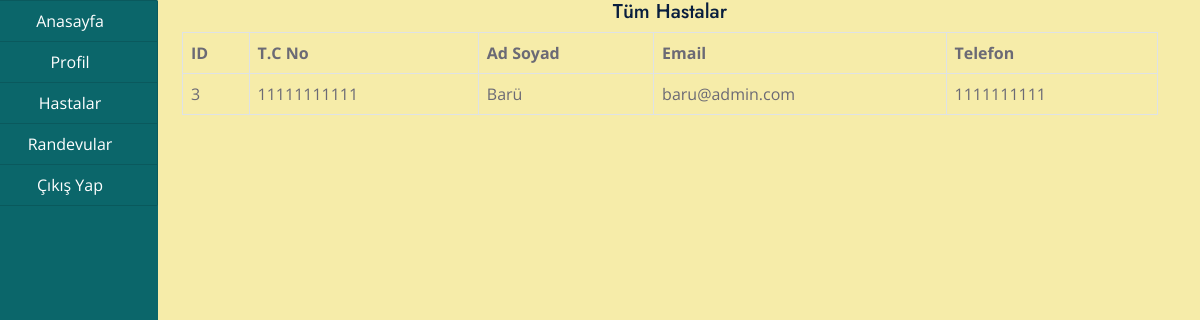
/hastane/hastalar.php (signed in), run on the app's committed database.
### tables this page shows
CREATE TABLE `kullanici_hasta` (
  `id` int(11) NOT NULL,
  `kullanici_tcno` varchar(11) NOT NULL,
  `kullanici_ad_soyad` varchar(100) NOT NULL,
  `kullanici_sifre` varchar(100) NOT NULL,
  `kullanici_dogum` date NOT NULL,
  `kullanici_email` varchar(100) NOT NULL,
  `kullanici_tel` varchar(10) NOT NULL
);

### hastane/hastalar.php (the view, shortened to what this page needs)
<?php
include ("../baglanti.php");
?>
<!DOCTYPE html>
<html lang="tr">
<head>
    <link href="https://cdnjs.cloudflare.com/ajax/libs/font-awesome/5.10.0/css/all.min.css" rel="stylesheet">
    <link href="https://cdn.jsdelivr.net/npm/bootstrap-icons@1.4.1/font/bootstrap-icons.css" rel="stylesheet">
    <link href="../assets/lib/owlcarousel/assets/owl.carousel.min.css" rel="stylesheet">
    <link href="../assets/lib/animate/animate.min.css" rel="stylesheet">
    <link href="../assets/lib/tempusdominus/css/tempusdominus-bootstrap-4.min.css" rel="stylesheet" />
    <link href="../assets/lib/twentytwenty/twentytwenty.css" rel="stylesheet" />
    <link href="../assets/css/bootstrap.min.css" rel="stylesheet">
    <link href="../assets/css/style.css" rel="stylesheet">
</head>
<body>
<div class="container-fluid">
    <div class="col-md-12">
        <div class="row">
            <div class="col-md-2" style="margin-left: -30px;">
                <?php include("menu.php"); ?>
            </div>
            <div class="col-md-10">
                <h5 class="text-center">Tüm Hastalar</h5>
                <?php
                $hasta_sorgula = "SELECT * FROM kullanici_hasta";
                $hasta_sorgula_sonuc = mysqli_query($baglanti, $hasta_sorgula);
                echo "<table class='table table-bordered'>
                <tr>
                    <th>ID</th>
                    <th>T.C No</th>
                    <th>Ad Soyad</th>
                    <th>Email</th>
                    <th>Telefon</th>
                </tr>";
                if (mysqli_num_rows($hasta_sorgula_sonuc) < 1) {
                    echo "
                    <tr>
                        <td colspan='4' class='text-center'>Henüz hasta bulunmamakta.</td>
                    </tr>";
                } else {
                    while ($hasta_bilgi_getir = mysqli_fetch_assoc($hasta_sorgula_sonuc)) {
                        echo "
                        <tr>
                            <td>".$hasta_bilgi_getir['id'],"</td>
                            <td>".$hasta_bilgi_getir['kullanici_tcno'],"</td>
                            <td>".$hasta_bilgi_getir['kullanici_ad_soyad'],"</td>
                            <td>".$hasta_bilgi_getir['kullanici_email'],"</td>
                            <td>".$hasta_bilgi_getir['kullanici_tel'],"</td>
                        </tr>";
                    }
                }
                echo "</table>";
                ?>
            </div>
        </div>
    </div>
</div>
</body>
</html>

### assets/css/style.css (style rules this page uses)
:root { --primary: #0B666A; --secondary: #F57E57; --light: #F6ECA9; --dark: #071952; }
h5, h6, .font-weight-medium { font-weight: 500 !important; }
.table { background-color: transparent; }

### data on the page
kullanici_hasta: id "3", kullanici_tcno "11111111111", kullanici_ad_soyad "Barü", kullanici_email "baru@admin.com", kullanici_tel "1111111111"
